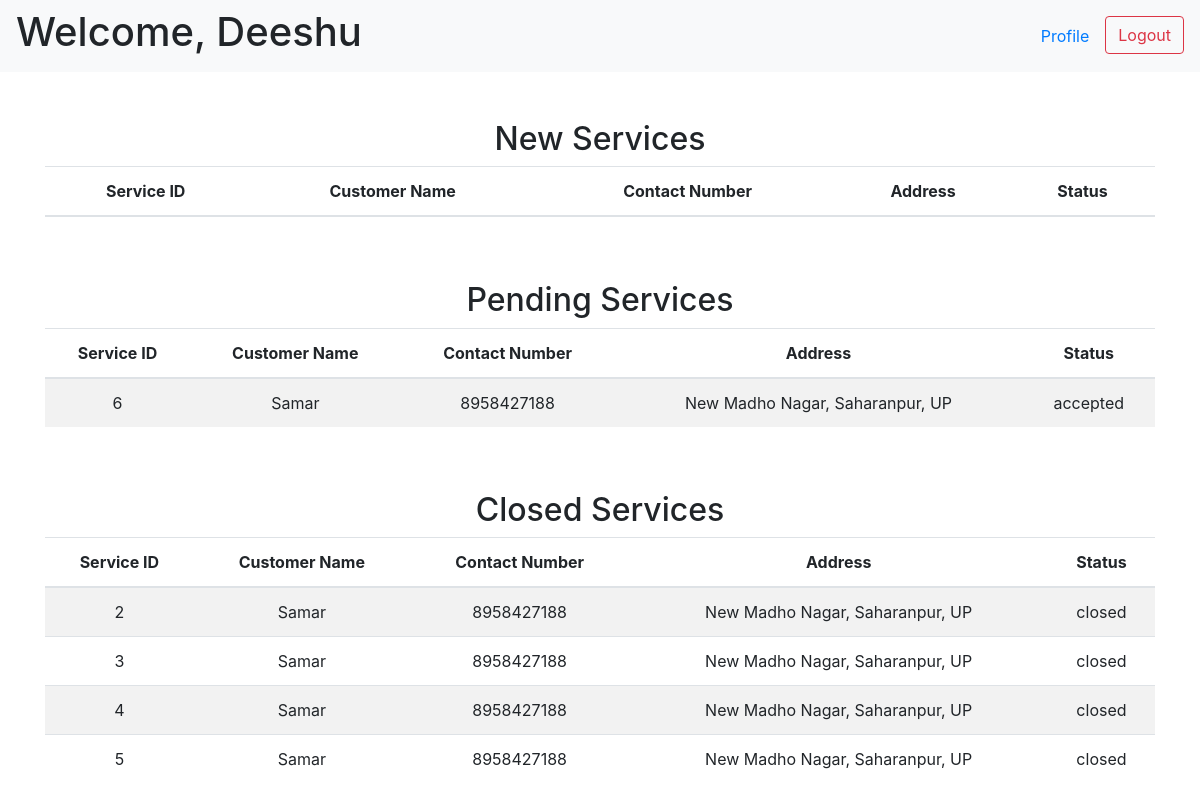
/professional (signed in), run on an earlier commit of the app's database.
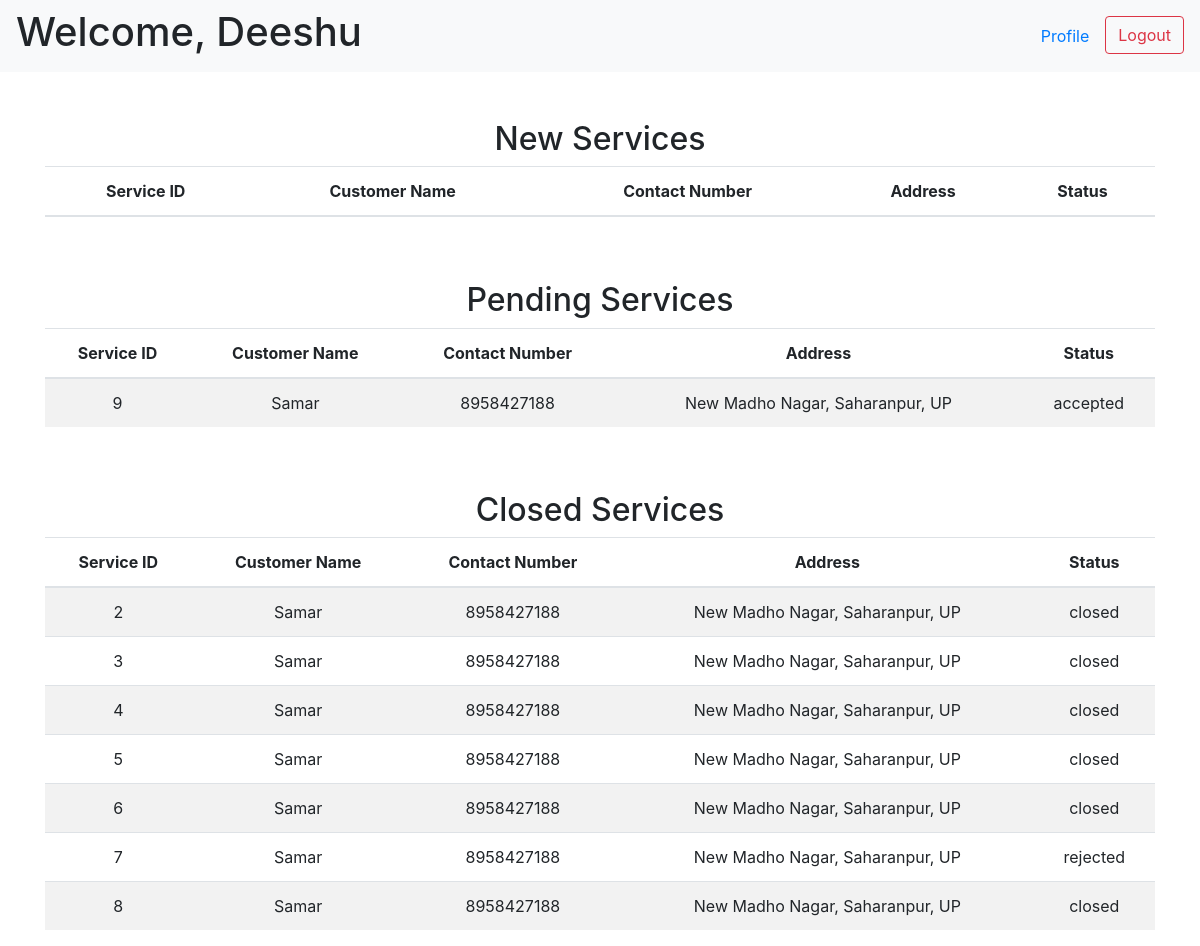
And on a later commit of the database.
### tables this page shows
CREATE TABLE "professionals" (
    "id" INTEGER,
    "fname" TEXT NOT NULL,
    "lname" TEXT,
    "address" TEXT NOT NULL,
    "pincode" INTEGER NOT NULL,
    "contact_number" TEXT NOT NULL UNIQUE,
    "email" TEXT NOT NULL UNIQUE,
    "password" TEXT NOT NULL,
    "service_id" INTEGER NOT NULL,
    "experience" INTEGER,
    "description" TEXT NOT NULL,
    "date_created" DATETIME DEFAULT CURRENT_TIMESTAMP,
    "rating" REAL DEFAULT 0,
    "status" TEXT CHECK("status" in (NULL, 'active', 'block')) DEFAULT NULL,
    PRIMARY KEY("id"),
    FOREIGN KEY("service_id") REFERENCES "services"("id") ON DELETE CASCADE
);

CREATE TABLE "service_requests" (
    "id" INTEGER,
    "service_id" INTEGER NOT NULL,
    "customer_id" INTEGER NOT NULL,
    "professional_id" INTEGER NOT NULL,
    "date_of_request" DATETIME DEFAULT CURRENT_TIMESTAMP,
    "date_of_completion" DATETIME,
    "status" TEXT DEFAULT 'requested' CHECK("status" in ('requested', 'accepted', 'rejected', 'closed')),
    "rating" INTEGER,
    "remarks" TEXT,
    PRIMARY KEY("id"),
    FOREIGN KEY("service_id") REFERENCES "services"("id") ON DELETE CASCADE,
    FOREIGN KEY("customer_id") REFERENCES "customers"("id") ON DELETE CASCADE,
    FOREIGN KEY("professional_id") REFERENCES "professionals"("id") ON DELETE CASCADE
);

CREATE TABLE "customers" (
    "id" INTEGER,
    "fname" TEXT NOT NULL,
    "lname" TEXT,
    "address" TEXT,
    "pincode" INTEGER,
    "contact_number" TEXT NOT NULL UNIQUE,
    "email" TEXT NOT NULL UNIQUE,
    "password" TEXT NOT NULL,
    "status" TEXT CHECK("status" in ('active', 'block')) DEFAULT 'active',
    PRIMARY KEY("id")
);

### app.py (the view)
@app.route("/professional", methods=["GET", "POST"])
def professional_homepage(service_id=None):
    if request.method == "POST":
        helper.accept_reject_service(action=request.form.get('action'), service_id=request.form.get("service_id"))
        return redirect("/professional")
    else:
        if "username" in session and "password" in session:
            professional = helper.fetch_professional(email=session["username"],
                                                    password=session["password"])
        else:
            professional = None
        if professional:
            requests = helper.fetch_service_req(professional_id=professional['id'])
            return render_template("professional.html", professional=professional, requests=requests)
        else:
            return redirect(url_for("login"))

### app.py (called while the page is built)
@app.after_request
def add_header(response):
    response.headers['Cache-Control'] = 'no-store, no-cache, must-revalidate, post-check=0, pre-check=0, max-age=0'
    response.headers['Pragma'] = 'no-cache'
    response.headers['Expires'] = '-1'
    return response

### helper.py (called while the page is built)
def get_db():
    connection = sqlite3.connect("database.db")
    connection.execute("PRAGMA foreign_keys = ON")
    connection.row_factory = sqlite3.Row
    return connection

def fetch_professional(email=None, password=None, id=None):
    with get_db() as connection:
        db = connection.cursor()
        if email and password:
            return db.execute("SELECT * FROM professionals WHERE email = ? AND password = ?",
                    (email, password)).fetchone()
        elif id:
            return db.execute("SELECT * FROM professionals WHERE id = ?",
                    (id,)).fetchone()

### templates/professional.html (shortened to what this page needs)
<!DOCTYPE html>
<html lang="en">
<head>
    <link rel="stylesheet" href="https://cdn.jsdelivr.net/npm/bootstrap@4.0.0/dist/css/bootstrap.min.css">
</head>
<body>
    <nav class="navbar navbar-expand-lg navbar-light bg-light">
        <h1>Welcome, {{ professional["fname"] }}</h1>
        <ul class="nav ml-auto">
            <li class="nav-item">
                <a class="nav-link" href="" data-toggle="modal"
                    data-target="#professionalModal{{ professional['id'] }}">Profile</a>
            </li>
            <li>
                <form action="/logout" class="d-inline">
                    <button type="submit" class="btn btn-outline-danger">Logout</button>
                </form>
            </li>
        </ul>
    </nav>
    <div class="container mt-5 text-center">
        <h2>New Services</h2>
        <div class="table-responsive">
            <table class="table table-striped">
                <thead>
                    <tr>
                        <th>Service ID</th>
                        <th>Customer Name</th>
                        <th>Contact Number</th>
                        <th>Address</th>
                        <th>Status</th>
                    </tr>
                </thead>
            </table>
        </div>
    </div>
    <div class="container mt-5 text-center">
        <h2>Pending Services</h2>
        <div class="table-responsive">
            <table class="table table-striped">
                <thead>
                    <tr>
                        <th>Service ID</th>
                        <th>Customer Name</th>
                        <th>Contact Number</th>
                        <th>Address</th>
                        <th>Status</th>
                    </tr>
                </thead>
                <tbody>
                    {% for request in requests %}
                    {% if request['request_status'] == 'accepted' %}
                    <tr>
                        <td>{{ request['id'] }}</td>
                        <td>{{ request['customer_fname'] + ' ' + request['customer_lname'] }}</td>
                        <td>{{ request['customer_number'] }}</td>
                        <td>{{ request['customer_address'] }}</td>
                        <td>{{ request['request_status'] }}</td>
                    </tr>
                    {% endif %}
                    {% endfor %}
                </tbody>
            </table>
        </div>
    </div>
    <div class="container mt-5 text-center">
        <h2>Closed Services</h2>
        <div class="table-responsive">
            <table class="table table-striped">
                <thead>
                    <tr>
                        <th>Service ID</th>
                        <th>Customer Name</th>
                        <th>Contact Number</th>
                        <th>Address</th>
                        <th>Status</th>
                    </tr>
                </thead>
                <tbody>
                    {% for request in requests %}
                    {% if request['request_status'] == 'closed' or request['request_status'] == 'rejected' %}
                    <tr>
                        <td>{{ request['id'] }}</td>
                        <td>{{ request['customer_fname'] + ' ' + request['customer_lname'] }}</td>
                        <td>{{ request['customer_number'] }}</td>
                        <td>{{ request['customer_address'] }}</td>
                        <td>{{ request['request_status'] }}</td>
                    </tr>
                    {% endif %}
                    {% endfor %}
                </tbody>
            </table>
        </div>
    </div>
</body>
</html>

What changed in the data, as far as the page shows it:
added service_requests: id "9", lname "Samar", customer_number "8958427188", customer_address "New Madho Nagar, Saharanpur, UP", request_status "accepted", shown under "Pending Services"
changed service_requests id 6: moves from the list under "Pending Services" to the list under "Closed Services"
added service_requests: id "7", lname "Samar", customer_number "8958427188", customer_address "New Madho Nagar, Saharanpur, UP", request_status "rejected", shown under "Closed Services"
added service_requests: id "8", lname "Samar", customer_number "8958427188", customer_address "New Madho Nagar, Saharanpur, UP", request_status "closed", shown under "Closed Services"
